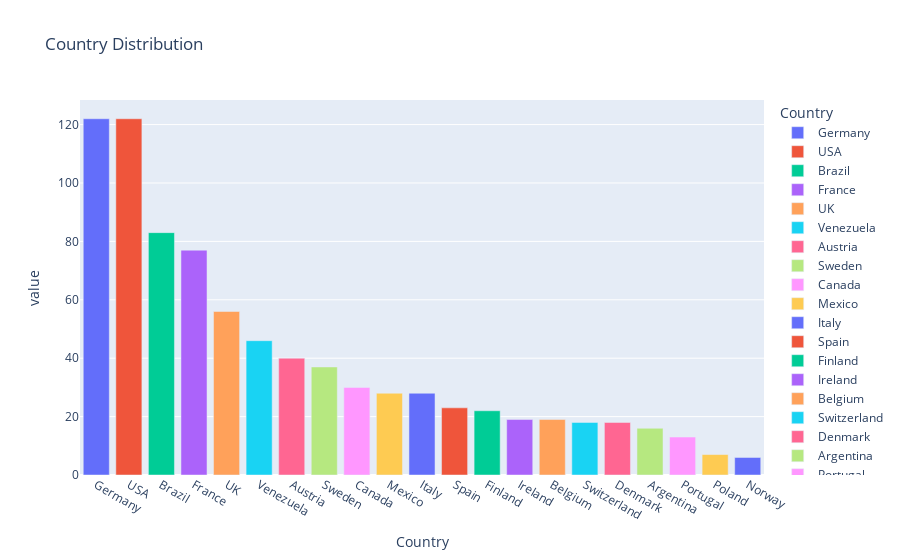

The notebook cell saved with this chart:
### Code cell
px.bar(data_frame=CountryDist,title='Country Distribution',color=CountryDist.index)

### Figure 1 — Plotly figure (JSON) as saved in the notebook; plotly's stock layout.template omitted (floating-point values rounded to 4 significant figures)
{"data": [{"hovertemplate": "Country=%{x}<br>value=%{y}<extra></extra>", "legendgroup": "Germany", "marker": {"color": "#636efa", "pattern": {"shape": ""}}, "name": "Germany", "orientation": "v", "showlegend": true, "textposition": "auto", "type": "bar", "x": ["Germany"], "xaxis": "x", "y": [122], "yaxis": "y"}, {"hovertemplate": "Country=%{x}<br>value=%{y}<extra></extra>", "legendgroup": "USA", "marker": {"color": "#EF553B", "pattern": {"shape": ""}}, "name": "USA", "orientation": "v", "showlegend": true, "textposition": "auto", "type": "bar", "x": ["USA"], "xaxis": "x", "y": [122], "yaxis": "y"}, {"hovertemplate": "Country=%{x}<br>value=%{y}<extra></extra>", "legendgroup": "Brazil", "marker": {"color": "#00cc96", "pattern": {"shape": ""}}, "name": "Brazil", "orientation": "v", "showlegend": true, "textposition": "auto", "type": "bar", "x": ["Brazil"], "xaxis": "x", "y": [83], "yaxis": "y"}, {"hovertemplate": "Country=%{x}<br>value=%{y}<extra></extra>", "legendgroup": "France", "marker": {"color": "#ab63fa", "pattern": {"shape": ""}}, "name": "France", "orientation": "v", "showlegend": true, "textposition": "auto", "type": "bar", "x": ["France"], "xaxis": "x", "y": [77], "yaxis": "y"}, {"hovertemplate": "Country=%{x}<br>value=%{y}<extra></extra>", "legendgroup": "UK", "marker": {"color": "#FFA15A", "pattern": {"shape": ""}}, "name": "UK", "orientation": "v", "showlegend": true, "textposition": "auto", "type": "bar", "x": ["UK"], "xaxis": "x", "y": [56], "yaxis": "y"}, {"hovertemplate": "Country=%{x}<br>value=%{y}<extra></extra>", "legendgroup": "Venezuela", "marker": {"color": "#19d3f3", "pattern": {"shape": ""}}, "name": "Venezuela", "orientation": "v", "showlegend": true, "textposition": "auto", "type": "bar", "x": ["Venezuela"], "xaxis": "x", "y": [46], "yaxis": "y"}, {"hovertemplate": "Country=%{x}<br>value=%{y}<extra></extra>", "legendgroup": "Austria", "marker": {"color": "#FF6692", "pattern": {"shape": ""}}, "name": "Austria", "orientation": "v", "showlegend": true, "textposition": "auto", "type": "bar", "x": ["Austria"], "xaxis": "x", "y": [40], "yaxis": "y"}, {"hovertemplate": "Country=%{x}<br>value=%{y}<extra></extra>", "legendgroup": "Sweden", "marker": {"color": "#B6E880", "pattern": {"shape": ""}}, "name": "Sweden", "orientation": "v", "showlegend": true, "textposition": "auto", "type": "bar", "x": ["Sweden"], "xaxis": "x", "y": [37], "yaxis": "y"}, {"hovertemplate": "Country=%{x}<br>value=%{y}<extra></extra>", "legendgroup": "Canada", "marker": {"color": "#FF97FF", "pattern": {"shape": ""}}, "name": "Canada", "orientation": "v", "showlegend": true, "textposition": "auto", "type": "bar", "x": ["Canada"], "xaxis": "x", "y": [30], "yaxis": "y"}, {"hovertemplate": "Country=%{x}<br>value=%{y}<extra></extra>", "legendgroup": "Mexico", "marker": {"color": "#FECB52", "pattern": {"shape": ""}}, "name": "Mexico", "orientation": "v", "showlegend": true, "textposition": "auto", "type": "bar", "x": ["Mexico"], "xaxis": "x", "y": [28], "yaxis": "y"}, {"hovertemplate": "Country=%{x}<br>value=%{y}<extra></extra>", "legendgroup": "Italy", "marker": {"color": "#636efa", "pattern": {"shape": ""}}, "name": "Italy", "orientation": "v", "showlegend": true, "textposition": "auto", "type": "bar", "x": ["Italy"], "xaxis": "x", "y": [28], "yaxis": "y"}, {"hovertemplate": "Country=%{x}<br>value=%{y}<extra></extra>", "legendgroup": "Spain", "marker": {"color": "#EF553B", "pattern": {"shape": ""}}, "name": "Spain", "orientation": "v", "showlegend": true, "textposition": "auto", "type": "bar", "x": ["Spain"], "xaxis": "x", "y": [23], "yaxis": "y"}, {"hovertemplate": "Country=%{x}<br>value=%{y}<extra></extra>", "legendgroup": "Finland", "marker": {"color": "#00cc96", "pattern": {"shape": ""}}, "name": "Finland", "orientation": "v", "showlegend": true, "textposition": "auto", "type": "bar", "x": ["Finland"], "xaxis": "x", "y": [22], "yaxis": "y"}, {"hovertemplate": "Country=%{x}<br>value=%{y}<extra></extra>", "legendgroup": "Ireland", "marker": {"color": "#ab63fa", "pattern": {"shape": ""}}, "name": "Ireland", "orientation": "v", "showlegend": true, "textposition": "auto", "type": "bar", "x": ["Ireland"], "xaxis": "x", "y": [19], "yaxis": "y"}, {"hovertemplate": "Country=%{x}<br>value=%{y}<extra></extra>", "legendgroup": "Belgium", "marker": {"color": "#FFA15A", "pattern": {"shape": ""}}, "name": "Belgium", "orientation": "v", "showlegend": true, "textposition": "auto", "type": "bar", "x": ["Belgium"], "xaxis": "x", "y": [19], "yaxis": "y"}, {"hovertemplate": "Country=%{x}<br>value=%{y}<extra></extra>", "legendgroup": "Switzerland", "marker": {"color": "#19d3f3", "pattern": {"shape": ""}}, "name": "Switzerland", "orientation": "v", "showlegend": true, "textposition": "auto", "type": "bar", "x": ["Switzerland"], "xaxis": "x", "y": [18], "yaxis": "y"}, {"hovertemplate": "Country=%{x}<br>value=%{y}<extra></extra>", "legendgroup": "Denmark", "marker": {"color": "#FF6692", "pattern": {"shape": ""}}, "name": "Denmark", "orientation": "v", "showlegend": true, "textposition": "auto", "type": "bar", "x": ["Denmark"], "xaxis": "x", "y": [18], "yaxis": "y"}, {"hovertemplate": "Country=%{x}<br>value=%{y}<extra></extra>", "legendgroup": "Argentina", "marker": {"color": "#B6E880", "pattern": {"shape": ""}}, "name": "Argentina", "orientation": "v", "showlegend": true, "textposition": "auto", "type": "bar", "x": ["Argentina"], "xaxis": "x", "y": [16], "yaxis": "y"}, {"hovertemplate": "Country=%{x}<br>value=%{y}<extra></extra>", "legendgroup": "Portugal", "marker": {"color": "#FF97FF", "pattern": {"shape": ""}}, "name": "Portugal", "orientation": "v", "showlegend": true, "textposition": "auto", "type": "bar", "x": ["Portugal"], "xaxis": "x", "y": [13], "yaxis": "y"}, {"hovertemplate": "Country=%{x}<br>value=%{y}<extra></extra>", "legendgroup": "Poland", "marker": {"color": "#FECB52", "pattern": {"shape": ""}}, "name": "Poland", "orientation": "v", "showlegend": true, "textposition": "auto", "type": "bar", "x": ["Poland"], "xaxis": "x", "y": [7], "yaxis": "y"}, {"hovertemplate": "Country=%{x}<br>value=%{y}<extra></extra>", "legendgroup": "Norway", "marker": {"color": "#636efa", "pattern": {"shape": ""}}, "name": "Norway", "orientation": "v", "showlegend": true, "textposition": "auto", "type": "bar", "x": ["Norway"], "xaxis": "x", "y": [6], "yaxis": "y"}], "layout": {"barmode": "relative", "legend": {"title": {"text": "Country"}, "tracegroupgap": 0}, "title": {"text": "Country Distribution"}, "xaxis": {"anchor": "y", "categoryarray": ["Germany", "USA", "Brazil", "France", "UK", "Venezuela", "Austria", "Sweden", "Canada", "Mexico", "Italy", "Spain", "Finland", "Ireland", "Belgium", "Switzerland", "Denmark", "Argentina", "Portugal", "Poland", "Norway"], "categoryorder": "array", "domain": [0, 1], "title": {"text": "Country"}}, "yaxis": {"anchor": "x", "domain": [0, 1], "title": {"text": "value"}}}}
